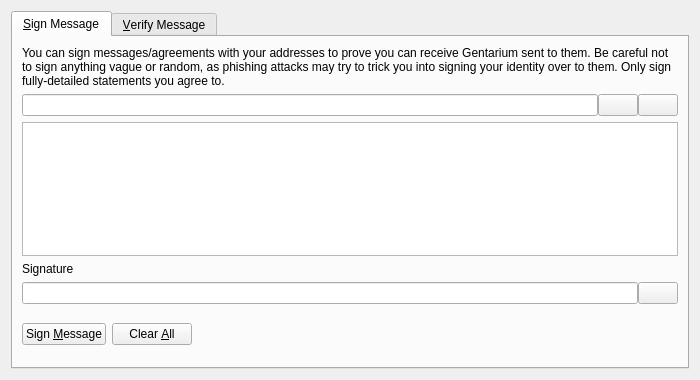
<?xml version="1.0" encoding="UTF-8"?>
<ui version="4.0">
 <class>SignVerifyMessageDialog</class>
 <widget class="QDialog" name="SignVerifyMessageDialog">
  <property name="geometry">
   <rect>
    <x>0</x>
    <y>0</y>
    <width>700</width>
    <height>380</height>
   </rect>
  </property>
  <property name="windowTitle">
   <string>Signatures - Sign / Verify a Message</string>
  </property>
  <property name="modal">
   <bool>true</bool>
  </property>
  <layout class="QVBoxLayout" name="verticalLayout">
   <item>
    <widget class="QTabWidget" name="tabWidget">
     <property name="currentIndex">
      <number>0</number>
     </property>
     <widget class="QWidget" name="tabSignMessage">
      <attribute name="title">
       <string>&amp;Sign Message</string>
      </attribute>
      <layout class="QVBoxLayout" name="verticalLayout_SM">
       <item>
        <widget class="QLabel" name="infoLabel_SM">
         <property name="text">
          <string>You can sign messages/agreements with your addresses to prove you can receive Gentarium sent to them. Be careful not to sign anything vague or random, as phishing attacks may try to trick you into signing your identity over to them. Only sign fully-detailed statements you agree to.</string>
         </property>
         <property name="textFormat">
          <enum>Qt::PlainText</enum>
         </property>
         <property name="wordWrap">
          <bool>true</bool>
         </property>
        </widget>
       </item>
       <item>
        <layout class="QHBoxLayout" name="horizontalLayout_1_SM">
         <property name="spacing">
          <number>0</number>
         </property>
         <item>
          <widget class="QValidatedLineEdit" name="addressIn_SM">
           <property name="toolTip">
            <string>The Gentarium address to sign the message with</string>
           </property>
          </widget>
         </item>
         <item>
          <widget class="QPushButton" name="addressBookButton_SM">
           <property name="toolTip">
            <string>Choose previously used address</string>
           </property>
           <property name="text">
            <string/>
           </property>
           <property name="shortcut">
            <string>Alt+A</string>
           </property>
           <property name="autoDefault">
            <bool>false</bool>
           </property>
          </widget>
         </item>
         <item>
          <widget class="QPushButton" name="pasteButton_SM">
           <property name="toolTip">
            <string>Paste address from clipboard</string>
           </property>
           <property name="text">
            <string/>
           </property>
           <property name="shortcut">
            <string>Alt+P</string>
           </property>
           <property name="autoDefault">
            <bool>false</bool>
           </property>
          </widget>
         </item>
        </layout>
       </item>
       <item>
        <widget class="QPlainTextEdit" name="messageIn_SM">
         <property name="toolTip">
          <string>Enter the message you want to sign here</string>
         </property>
        </widget>
       </item>
       <item>
        <widget class="QLabel" name="signatureLabel_SM">
         <property name="text">
          <string>Signature</string>
         </property>
         <property name="textFormat">
          <enum>Qt::PlainText</enum>
         </property>
        </widget>
       </item>
       <item>
        <layout class="QHBoxLayout" name="horizontalLayout_2_SM">
         <property name="spacing">
          <number>0</number>
         </property>
         <item>
          <widget class="QLineEdit" name="signatureOut_SM">
           <property name="font">
            <font>
             <italic>true</italic>
            </font>
           </property>
           <property name="readOnly">
            <bool>true</bool>
           </property>
          </widget>
         </item>
         <item>
          <widget class="QPushButton" name="copySignatureButton_SM">
           <property name="toolTip">
            <string>Copy the current signature to the system clipboard</string>
           </property>
           <property name="text">
            <string/>
           </property>
           <property name="autoDefault">
            <bool>false</bool>
           </property>
          </widget>
         </item>
        </layout>
       </item>
       <item>
        <layout class="QHBoxLayout" name="horizontalLayout_3_SM">
         <item>
          <widget class="QPushButton" name="signMessageButton_SM">
           <property name="toolTip">
            <string>Sign the message to prove you own this Gentarium address</string>
           </property>
           <property name="text">
            <string>Sign &amp;Message</string>
           </property>
           <property name="autoDefault">
            <bool>false</bool>
           </property>
          </widget>
         </item>
         <item>
          <widget class="QPushButton" name="clearButton_SM">
           <property name="toolTip">
            <string>Reset all sign message fields</string>
           </property>
           <property name="text">
            <string>Clear &amp;All</string>
           </property>
           <property name="autoDefault">
            <bool>false</bool>
           </property>
          </widget>
         </item>
         <item>
          <spacer name="horizontalSpacer_1_SM">
           <property name="orientation">
            <enum>Qt::Horizontal</enum>
           </property>
           <property name="sizeHint" stdset="0">
            <size>
             <width>40</width>
             <height>48</height>
            </size>
           </property>
          </spacer>
         </item>
         <item>
          <widget class="QLabel" name="statusLabel_SM">
           <property name="font">
            <font>
             <weight>75</weight>
             <bold>true</bold>
            </font>
           </property>
           <property name="text">
            <string/>
           </property>
           <property name="wordWrap">
            <bool>true</bool>
           </property>
          </widget>
         </item>
         <item>
          <spacer name="horizontalSpacer_2_SM">
           <property name="orientation">
            <enum>Qt::Horizontal</enum>
           </property>
           <property name="sizeHint" stdset="0">
            <size>
             <width>40</width>
             <height>48</height>
            </size>
           </property>
          </spacer>
         </item>
        </layout>
       </item>
      </layout>
     </widget>
     <widget class="QWidget" name="tabVerifyMessage">
      <attribute name="title">
       <string>&amp;Verify Message</string>
      </attribute>
      <layout class="QVBoxLayout" name="verticalLayout_VM">
       <item>
        <widget class="QLabel" name="infoLabel_VM">
         <property name="text">
          <string>Enter the receiver's address, message (ensure you copy line breaks, spaces, tabs, etc. exactly) and signature below to verify the message. Be careful not to read more into the signature than what is in the signed message itself, to avoid being tricked by a man-in-the-middle attack. Note that this only proves the signing party receives with the address, it cannot prove sendership of any transaction!</string>
         </property>
         <property name="textFormat">
          <enum>Qt::PlainText</enum>
         </property>
         <property name="alignment">
          <set>Qt::AlignLeading|Qt::AlignLeft|Qt::AlignTop</set>
         </property>
         <property name="wordWrap">
          <bool>true</bool>
         </property>
        </widget>
       </item>
       <item>
        <layout class="QHBoxLayout" name="horizontalLayout_1_VM">
         <property name="spacing">
          <number>0</number>
         </property>
         <item>
          <widget class="QValidatedLineEdit" name="addressIn_VM">
           <property name="toolTip">
            <string>The Gentarium address the message was signed with</string>
           </property>
          </widget>
         </item>
         <item>
          <widget class="QPushButton" name="addressBookButton_VM">
           <property name="toolTip">
            <string>Choose previously used address</string>
           </property>
           <property name="text">
            <string/>
           </property>
           <property name="shortcut">
            <string>Alt+A</string>
           </property>
           <property name="autoDefault">
            <bool>false</bool>
           </property>
          </widget>
         </item>
        </layout>
       </item>
       <item>
        <widget class="QPlainTextEdit" name="messageIn_VM"/>
       </item>
       <item>
        <widget class="QValidatedLineEdit" name="signatureIn_VM"/>
       </item>
       <item>
        <layout class="QHBoxLayout" name="horizontalLayout_2_VM">
         <item>
          <widget class="QPushButton" name="verifyMessageButton_VM">
           <property name="toolTip">
            <string>Verify the message to ensure it was signed with the specified Gentarium address</string>
           </property>
           <property name="text">
            <string>Verify &amp;Message</string>
           </property>
           <property name="autoDefault">
            <bool>false</bool>
           </property>
          </widget>
         </item>
         <item>
          <widget class="QPushButton" name="clearButton_VM">
           <property name="toolTip">
            <string>Reset all verify message fields</string>
           </property>
           <property name="text">
            <string>Clear &amp;All</string>
           </property>
           <property name="autoDefault">
            <bool>false</bool>
           </property>
          </widget>
         </item>
         <item>
          <spacer name="horizontalSpacer_1_VM">
           <property name="orientation">
            <enum>Qt::Horizontal</enum>
           </property>
           <property name="sizeHint" stdset="0">
            <size>
             <width>40</width>
             <height>48</height>
            </size>
           </property>
          </spacer>
         </item>
         <item>
          <widget class="QLabel" name="statusLabel_VM">
           <property name="font">
            <font>
             <weight>75</weight>
             <bold>true</bold>
            </font>
           </property>
           <property name="text">
            <string/>
           </property>
           <property name="wordWrap">
            <bool>true</bool>
           </property>
          </widget>
         </item>
         <item>
          <spacer name="horizontalSpacer_2_VM">
           <property name="orientation">
            <enum>Qt::Horizontal</enum>
           </property>
           <property name="sizeHint" stdset="0">
            <size>
             <width>40</width>
             <height>48</height>
            </size>
           </property>
          </spacer>
         </item>
        </layout>
       </item>
      </layout>
     </widget>
    </widget>
   </item>
  </layout>
 </widget>
 <customwidgets>
  <customwidget>
   <class>QValidatedLineEdit</class>
   <extends>QLineEdit</extends>
   <header>qvalidatedlineedit.h</header>
  </customwidget>
 </customwidgets>
 <resources>
  <include location="../gentarium.qrc"/>
 </resources>
 <connections/>
</ui>
